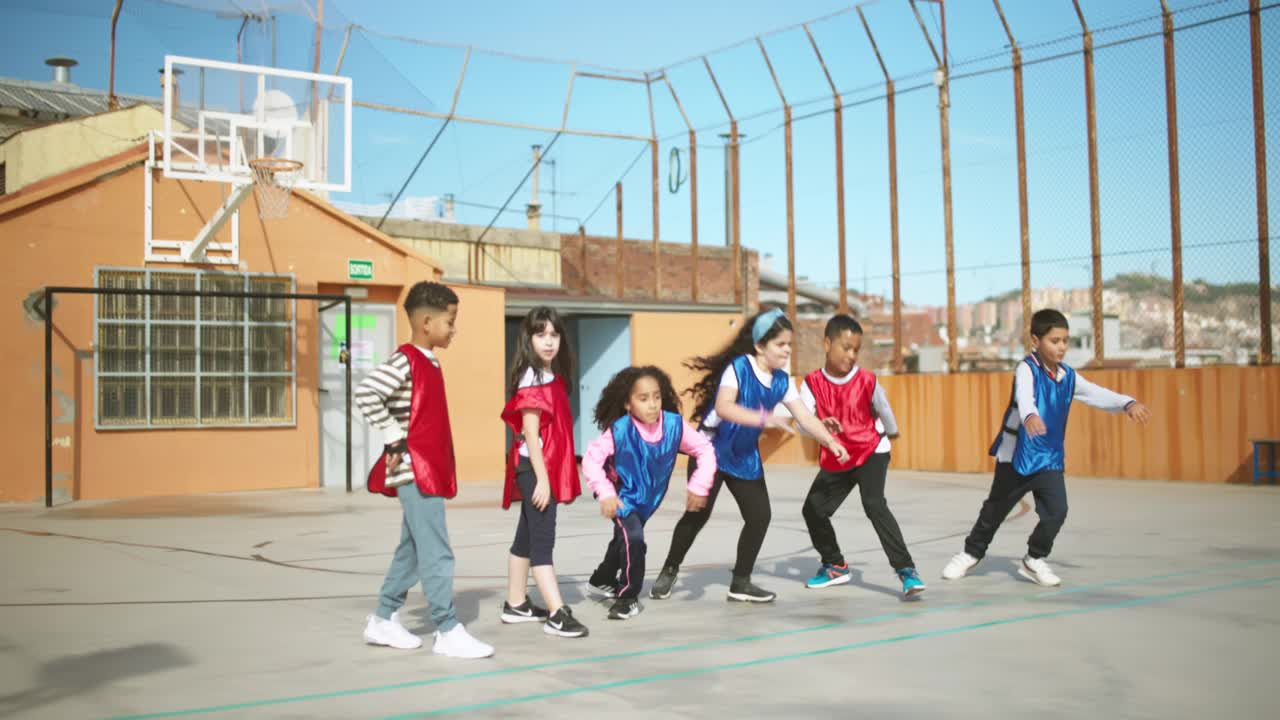
#> input picture AINail/custom_nodes/comfyui-sam3/assets/example_image.jpg, 1280 x 720 px
$ python prepare_pairs.py ../../AINail/custom_nodes/comfyui-sam3/assets ../../AINail/custom_nodes/comfyui-sam3/assets --output-dir out
#> lines starting #> are read from the running program, lines starting #| are printed output that depends on the picture
import argparse
import io
import os
from PIL import Image, ImageOps

try:
    from PIL import ImageCms
    SRGB = ImageCms.createProfile("sRGB")
except ImportError:  # Pillow built without littlecms
    ImageCms = None

try:
    from pillow_heif import register_heif_opener
    register_heif_opener()  # lets Image.open read iPhone .heic/.heif
#> (this line was passed over: pillow_heif is not available in this run)
except ImportError:
    register_heif_opener = None

HEIF_EXTS = {".heic", ".heif"}
SUPPORTED_EXTS = {".jpg", ".jpeg", ".png", ".bmp", ".webp", ".tiff"} | HEIF_EXTS


def list_images(folder):
    return {
        os.path.splitext(f)[0]: os.path.join(folder, f)
        for f in os.listdir(folder)
        if os.path.splitext(f)[1].lower() in SUPPORTED_EXTS
    }


def to_srgb(img, name=""):
    """Converts pixels from the embedded ICC profile (e.g. iPhone Display P3) to sRGB.
    Outputs are saved without a profile, which viewers and the model treat as sRGB,
    so skipping this makes P3 photos look desaturated/shifted."""
    icc = img.info.get("icc_profile")
    if not icc:
        return img.convert("RGB")
    if ImageCms is None:
        print(f"[WARN] {name}: has an ICC profile but this Pillow lacks ImageCms; colors may shift")
        return img.convert("RGB")
    try:
        src = ImageCms.ImageCmsProfile(io.BytesIO(icc))
        if img.mode not in ("RGB", "CMYK", "L"):
            img = img.convert("RGB")
        return ImageCms.profileToProfile(img, src, SRGB, outputMode="RGB")
    except Exception as exc:
        print(f"[WARN] {name}: ICC conversion failed ({exc}); using raw pixel values")
        return img.convert("RGB")


def load(path):
    # Apply EXIF orientation so phone photos and their edited exports line up.
    return to_srgb(ImageOps.exif_transpose(Image.open(path)), path)


def fit_size(img, size):
    w, h = img.size
    scale = size / max(w, h)
    return round(w * scale), round(h * scale)


def resize_pad(img, size, fit):
    nw, nh = fit
    img = img.resize((nw, nh), Image.LANCZOS)
    canvas = Image.new("RGB", (size, size), (0, 0, 0))
    canvas.paste(img, ((size - nw) // 2, (size - nh) // 2))
    return canvas


def main():
    parser = argparse.ArgumentParser(
        description="Resize+pad before/after pairs to a square for ai-toolkit Qwen-Image-Edit training. "
        "Before images (with double chin) go to <output-dir>/<split>/control, after images (removed) go "
        "to <output-dir>/<split>/target, both saved as <stem>.jpg so ai-toolkit can match them by filename. "
        "<split> is 'test' for stems listed in --test-list and 'train' for everything else."
    )
    parser.add_argument("before_dir", type=str, help="folder of original images (with double chin)")
    parser.add_argument("after_dir", type=str, help="folder of retouched images (double chin removed)")
    parser.add_argument("--output-dir", type=str, required=True, help="output folder")
    parser.add_argument("--size", type=int, default=1024, help="output size (square side length)")
    parser.add_argument("--test-list", type=str, default=None,
                        help="text file of held-out stems (one per line), excluded from training")

    args = parser.parse_args()

    for d in (args.before_dir, args.after_dir):
        if not os.path.isdir(d):
            print(f"Not a directory: {d}")
            return

    before = list_images(args.before_dir)
    after = list_images(args.after_dir)
    if register_heif_opener is None and any(os.path.splitext(p)[1].lower() in HEIF_EXTS
                                            for p in list(before.values()) + list(after.values())):
        print("HEIC/HEIF inputs need pillow-heif: pip install pillow-heif")
        return

    for stem in sorted(before.keys() - after.keys()):
        print(f"[MISS] no after image for {before[stem]}")
    for stem in sorted(after.keys() - before.keys()):
        print(f"[MISS] no before image for {after[stem]}")

    test_stems = set()
    if args.test_list:
        with open(args.test_list) as f:
            test_stems = {line.strip() for line in f if line.strip()}
        for stem in sorted(test_stems - (before.keys() & after.keys())):
            print(f"[MISS] test stem {stem} has no complete pair")

    for split in ("train", "test"):
        for side in ("control", "target"):
            os.makedirs(os.path.join(args.output_dir, split, side), exist_ok=True)

    written = {"train": 0, "test": 0}
    skipped = 0
    for stem in sorted(before.keys() & after.keys()):
        src_img = load(before[stem])
#> in to_srgb, returned value is the input picture: PIL image 1280x720 RGB; mean R, G, B 166.8, 168.4, 160.6
        dst_img = load(after[stem])
        # Both sides must land on the same resized geometry, otherwise padding offsets
        # differ and the LoRA learns a spatial shift instead of the edit. Proportionally
        # rescaled exports (e.g. 800x1005 vs 815x1024) still pass; the 1px tolerance
        # absorbs the exporter's rounding, and both sides use the before image's fit.
        fit = fit_size(src_img, args.size)
#> fit = (1024, 576)
        dst_fit = fit_size(dst_img, args.size)
#> dst_fit = (1024, 576)
        if abs(fit[0] - dst_fit[0]) > 1 or abs(fit[1] - dst_fit[1]) > 1:
            print(f"[SKIP] {stem}: size mismatch before={src_img.size} after={dst_img.size}")
            skipped += 1
            continue
        split = "test" if stem in test_stems else "train"
        split_dir = os.path.join(args.output_dir, split)
        resize_pad(src_img, args.size, fit).save(os.path.join(split_dir, "control", stem + ".jpg"), "JPEG", quality=95)
#> in resize_pad, `nw, nh = fit`: nw = 1024; nh = 576
#> in resize_pad, `canvas = Image.new("RGB", (size, size), (0, 0, 0))`: canvas: PIL image 1024x1024 RGB; every value is 0
#> in resize_pad, `canvas.paste(img, ((size - nw) // 2, (size - nh) // 2))`:
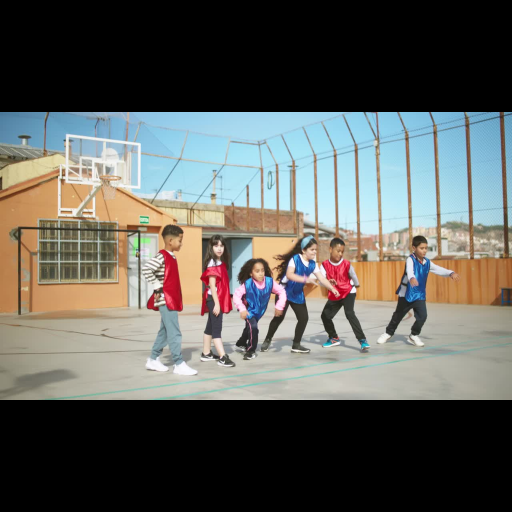
#> canvas: PIL image 1024x1024 RGB (shown at 1/2 size); mean R, G, B 93.8, 94.7, 90.4
        resize_pad(dst_img, args.size, fit).save(os.path.join(split_dir, "target", stem + ".jpg"), "JPEG", quality=95)
        print(f"[OK] {split}/{stem}")
        written[split] += 1
#> pass 2 of the loop in main, `for stem in sorted(before.keys() & after.keys()):`:
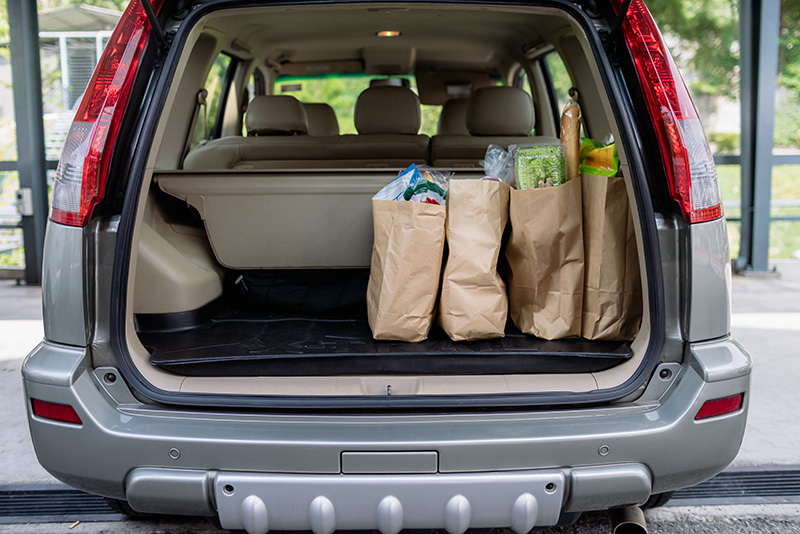
#> input picture AINail/custom_nodes/comfyui-sam3/assets/groceries.jpg, 800 x 534 px
#> in to_srgb, returned value is the input picture: PIL image 800x534 RGB; mean R, G, B 109.5, 105.7, 102.9
#> fit = (1024, 684)
#> nh = 684
#> img: PIL image 1024x684 RGB
#> in resize_pad (call 3), `canvas.paste(img, ((size - nw) // 2, (size - nh) // 2))`:
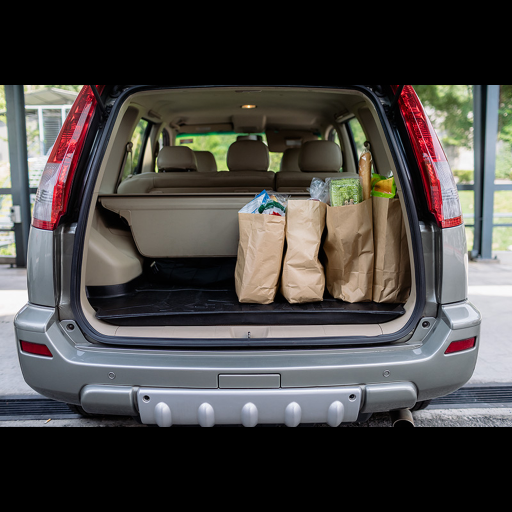
#> canvas: PIL image 1024x1024 RGB (shown at 1/2 size); mean R, G, B 73.2, 70.6, 68.8

    print(f"{written['train']} train + {written['test']} test pair(s) written, {skipped} skipped, "
          f"{len(before.keys() ^ after.keys())} unpaired.")


if __name__ == "__main__":
    main()
